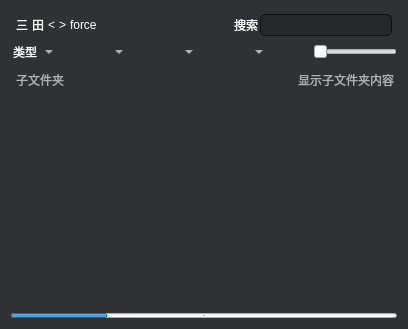
<?xml version="1.0" encoding="UTF-8"?>
<ui version="4.0">
 <class>Library_Frame</class>
 <widget class="QFrame" name="Library_Frame">
  <property name="geometry">
   <rect>
    <x>0</x>
    <y>0</y>
    <width>408</width>
    <height>329</height>
   </rect>
  </property>
  <property name="windowTitle">
   <string>Frame</string>
  </property>
  <property name="styleSheet">
   <string notr="true">QFrame{
	background-color:rgb(48, 49, 53);
	border-radius:0px;
}


QScrollBar:vertical {
border: 0px ;
background-color:rgba(48, 49, 53,0);
width:6px;
}
QScrollBar::handle:vertical{
background:rgb(162, 162, 162);
min-height: 0px;
}
QScrollBar::add-line:vertical {
background: rgb(255, 0, 0);
       height: 0px;
     subcontrol-position: bottom;
        subcontrol-origin: margin;
    }
#QScrollBar::sub-line:vertical {
 background: rgb(0, 255, 17);
    height: 0 px;
     subcontrol-position: top;
  subcontrol-origin: margin;
    }</string>
  </property>
  <layout class="QVBoxLayout" name="verticalLayout">
   <item>
    <layout class="QHBoxLayout" name="horizontalLayout_A">
     <property name="spacing">
      <number>0</number>
     </property>
     <property name="leftMargin">
      <number>3</number>
     </property>
     <property name="topMargin">
      <number>3</number>
     </property>
     <property name="rightMargin">
      <number>5</number>
     </property>
     <property name="bottomMargin">
      <number>0</number>
     </property>
     <item>
      <widget class="QPushButton" name="Btn_Menu">
       <property name="styleSheet">
        <string notr="true">QPushButton {
    background-color:transparent;
	color: rgb(255, 255, 255);
    border-style: outset;
    border-width: 0px;
    border-radius: 3px;
    border-color: beige;
    padding: 2px;
	text-align:left
}
QPushButton:hover {
    background-color: rgb(150, 150, 150);
}
QPushButton:pressed {
    background-color:  rgb(210, 210, 210);
    border-style: inset;
}</string>
       </property>
       <property name="text">
        <string>三</string>
       </property>
      </widget>
     </item>
     <item>
      <widget class="QPushButton" name="Btn_Expand">
       <property name="styleSheet">
        <string notr="true">QPushButton {
    background-color:transparent;
	color: rgb(255, 255, 255);
    border-style: outset;
    border-width: 0px;
    border-radius: 3px;
    border-color: beige;
    padding: 2px;
	text-align:left
}
QPushButton:hover {
    background-color: rgb(150, 150, 150);
}
QPushButton:pressed {
    background-color:  rgb(210, 210, 210);
    border-style: inset;
}</string>
       </property>
       <property name="text">
        <string>田</string>
       </property>
      </widget>
     </item>
     <item>
      <widget class="QPushButton" name="Btn_Back">
       <property name="styleSheet">
        <string notr="true">QPushButton {
    background-color:transparent;
	color: rgb(255, 255, 255);
    border-style: outset;
    border-width: 0px;
    border-radius: 3px;
    border-color: beige;
    padding: 2px;
	text-align:left
}
QPushButton:hover {
    background-color: rgb(150, 150, 150);
}
QPushButton:pressed {
    background-color:  rgb(210, 210, 210);
    border-style: inset;
}
</string>
       </property>
       <property name="text">
        <string>&lt;</string>
       </property>
      </widget>
     </item>
     <item>
      <widget class="QPushButton" name="Btn_Forward">
       <property name="styleSheet">
        <string notr="true">QPushButton {
    background-color:transparent;
	color: rgb(255, 255, 255);
    border-style: outset;
    border-width: 0px;
    border-radius: 3px;
    border-color: beige;
    padding: 2px;
	text-align:left
}
QPushButton:hover {
    background-color: rgb(150, 150, 150);
}
QPushButton:pressed {
    background-color:  rgb(210, 210, 210);
    border-style: inset;
}</string>
       </property>
       <property name="text">
        <string>&gt;</string>
       </property>
      </widget>
     </item>
     <item>
      <widget class="QPushButton" name="Btn_Force">
       <property name="styleSheet">
        <string notr="true">QPushButton {
    background-color:transparent;
	color: rgb(255, 255, 255);
    border-style: outset;
    border-width: 0px;
    border-radius: 3px;
    border-color: beige;
    padding: 2px;
	text-align:left
}
QPushButton:hover {
    background-color: rgb(150, 150, 150);
}
QPushButton:pressed {
    background-color:  rgb(210, 210, 210);
    border-style: inset;
}</string>
       </property>
       <property name="text">
        <string>force</string>
       </property>
      </widget>
     </item>
     <item>
      <spacer name="horizontalSpacer_2">
       <property name="orientation">
        <enum>Qt::Horizontal</enum>
       </property>
       <property name="sizeHint" stdset="0">
        <size>
         <width>5</width>
         <height>5</height>
        </size>
       </property>
      </spacer>
     </item>
     <item>
      <widget class="QPushButton" name="Btn_Search">
       <property name="styleSheet">
        <string notr="true">QPushButton {
    background-color:transparent;
	color: rgb(255, 255, 255);
    border-style: outset;
    border-width: 0px;
    border-radius: 3px;
    border-color: beige;
    padding: 2px;
	text-align:left
}
QPushButton:hover {
    background-color: rgb(150, 150, 150);
}
QPushButton:pressed {
    background-color:  rgb(210, 210, 210);
    border-style: inset;
}</string>
       </property>
       <property name="text">
        <string>搜索</string>
       </property>
      </widget>
     </item>
     <item>
      <widget class="QLineEdit" name="lineEdit_Search_2">
       <property name="autoFillBackground">
        <bool>false</bool>
       </property>
       <property name="styleSheet">
        <string notr="true">QLineEdit{
background-color: rgb(38, 39, 42);
color:rgb(255, 255, 255);
border-radius: 5px; 
border: 1px solid rgb(17, 17, 17);
padding: 2px;
}
</string>
       </property>
       <property name="inputMethodHints">
        <set>Qt::ImhNone</set>
       </property>
       <property name="text">
        <string/>
       </property>
      </widget>
     </item>
    </layout>
   </item>
   <item>
    <layout class="QHBoxLayout" name="horizontalLayout_B">
     <item>
      <widget class="QComboBox" name="CBox_Type">
       <property name="sizePolicy">
        <sizepolicy hsizetype="Preferred" vsizetype="Fixed">
         <horstretch>0</horstretch>
         <verstretch>0</verstretch>
        </sizepolicy>
       </property>
       <property name="styleSheet">
        <string notr="true">QComboBox {
    background-color:transparent;
	color: rgb(255, 255, 255);
    border-style: outset;
    border-width: 0px;
    border-radius: 3px;
    border-color: beige;
    padding: 2px;
	text-align:left
}
QPushButton:hover {
    background-color: rgb(150, 150, 150);
}
QPushButton:pressed {
    background-color:  rgb(210, 210, 210);
    border-style: inset;
}</string>
       </property>
       <item>
        <property name="text">
         <string>类型</string>
        </property>
       </item>
      </widget>
     </item>
     <item>
      <widget class="QComboBox" name="CBox_Time">
       <property name="styleSheet">
        <string notr="true">QComboBox {
    background-color:transparent;
	color: rgb(255, 255, 255);
    border-style: outset;
    border-width: 0px;
    border-radius: 3px;
    border-color: beige;
    padding: 2px;
	text-align:left
}
QPushButton:hover {
    background-color: rgb(150, 150, 150);
}
QPushButton:pressed {
    background-color:  rgb(210, 210, 210);
    border-style: inset;
}</string>
       </property>
      </widget>
     </item>
     <item>
      <widget class="QComboBox" name="CBox_Label">
       <property name="styleSheet">
        <string notr="true">QComboBox {
    background-color:transparent;
	color: rgb(255, 255, 255);
    border-style: outset;
    border-width: 0px;
    border-radius: 3px;
    border-color: beige;
    padding: 2px;
	text-align:left
}
QPushButton:hover {
    background-color: rgb(150, 150, 150);
}
QPushButton:pressed {
    background-color:  rgb(210, 210, 210);
    border-style: inset;
}</string>
       </property>
      </widget>
     </item>
     <item>
      <widget class="QComboBox" name="CBox_Path">
       <property name="styleSheet">
        <string notr="true">QComboBox {
    background-color:transparent;
	color: rgb(255, 255, 255);
    border-style: outset;
    border-width: 0px;
    border-radius: 3px;
    border-color: beige;
    padding: 2px;
	text-align:left
}
QPushButton:hover {
    background-color: rgb(150, 150, 150);
}
QPushButton:pressed {
    background-color:  rgb(210, 210, 210);
    border-style: inset;
}</string>
       </property>
      </widget>
     </item>
     <item>
      <spacer name="horizontalSpacer">
       <property name="orientation">
        <enum>Qt::Horizontal</enum>
       </property>
       <property name="sizeHint" stdset="0">
        <size>
         <width>40</width>
         <height>20</height>
        </size>
       </property>
      </spacer>
     </item>
     <item>
      <widget class="QSlider" name="horizontalSlider">
       <property name="sizePolicy">
        <sizepolicy hsizetype="Preferred" vsizetype="Fixed">
         <horstretch>0</horstretch>
         <verstretch>0</verstretch>
        </sizepolicy>
       </property>
       <property name="orientation">
        <enum>Qt::Horizontal</enum>
       </property>
      </widget>
     </item>
    </layout>
   </item>
   <item>
    <layout class="QHBoxLayout" name="horizontalLayout_C">
     <item>
      <widget class="QLabel" name="Lbl_Subfile">
       <property name="styleSheet">
        <string notr="true">QLabel{
    background-color:transparent;
	color:rgb(176, 176, 176);
    border-style: outset;
    border-width: 0px;
    border-radius: 3px;
    border-color: beige;
    padding: 2px;
	text-align:left
}
</string>
       </property>
       <property name="text">
        <string>子文件夹</string>
       </property>
      </widget>
     </item>
     <item>
      <spacer name="horizontalSpacer_3">
       <property name="orientation">
        <enum>Qt::Horizontal</enum>
       </property>
       <property name="sizeHint" stdset="0">
        <size>
         <width>40</width>
         <height>20</height>
        </size>
       </property>
      </spacer>
     </item>
     <item>
      <widget class="QCheckBox" name="CekBox_Subfile">
       <property name="styleSheet">
        <string notr="true">QCheckBox{
    background-color:transparent;
	color:rgb(176, 176, 176);
    border-style: outset;
    border-width: 0px;
    border-radius: 3px;
    border-color: beige;
    padding: 2px;
	text-align:left
}
</string>
       </property>
       <property name="text">
        <string>显示子文件夹内容</string>
       </property>
      </widget>
     </item>
    </layout>
   </item>
   <item>
    <widget class="QTableWidget" name="tableWidget">
     <property name="styleSheet">
      <string notr="true">QTableWidget
{
background-color: transparent;
color:rgb(255, 255, 255);
border: 0px solid rgb(17, 17, 17);
}    
QTableWidget::item {
    background-color:transparent;
	color: rgb(255, 255, 255);
    border-style: outset;
    border-width: 0px;
    border-radius: 3px;
    border-color: beige;
    padding: 2px;
	text-align:left
}
QTableWidget::item:hover {
    background-color: rgb(150, 150, 150);
}
QTableWidget::item:pressed {
    background-color:  rgb(210, 210, 210);
    border-style: inset;
}



</string>
     </property>
     <property name="verticalScrollBarPolicy">
      <enum>Qt::ScrollBarAsNeeded</enum>
     </property>
     <property name="horizontalScrollBarPolicy">
      <enum>Qt::ScrollBarAlwaysOff</enum>
     </property>
     <property name="showGrid">
      <bool>false</bool>
     </property>
     <property name="gridStyle">
      <enum>Qt::NoPen</enum>
     </property>
     <attribute name="horizontalHeaderVisible">
      <bool>false</bool>
     </attribute>
     <attribute name="horizontalHeaderHighlightSections">
      <bool>true</bool>
     </attribute>
     <attribute name="verticalHeaderVisible">
      <bool>false</bool>
     </attribute>
    </widget>
   </item>
   <item>
    <widget class="QProgressBar" name="progressBar">
     <property name="minimumSize">
      <size>
       <width>0</width>
       <height>5</height>
      </size>
     </property>
     <property name="maximumSize">
      <size>
       <width>16777215</width>
       <height>5</height>
      </size>
     </property>
     <property name="font">
      <font>
       <pointsize>1</pointsize>
      </font>
     </property>
     <property name="value">
      <number>25</number>
     </property>
     <property name="orientation">
      <enum>Qt::Horizontal</enum>
     </property>
     <property name="invertedAppearance">
      <bool>false</bool>
     </property>
     <property name="textDirection">
      <enum>QProgressBar::TopToBottom</enum>
     </property>
    </widget>
   </item>
  </layout>
 </widget>
 <resources/>
 <connections/>
</ui>
